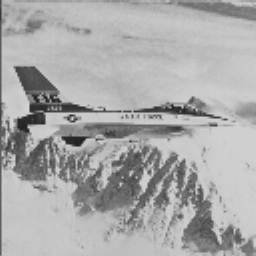
%> input picture lab3/jet.bmp, 256 x 256 px
$ octave zad1.m   (GNU Octave 9; MATLAB toolbox functions it lacks are replaced by stand-ins)
%> lines starting %> are read from the running program, lines starting %| are printed output that depends on the picture
### lab3/LUT.m
function LUT(obraz,przekodowanie)
    subplot(2,2,1:2);
    plot(przekodowanie)
    xlim
    ylim

    subplot(2,2,3);
    imshow(obraz)

    subplot(2,2,4);
    imshow(intlut(obraz, przekodowanie));
end

### lab3/zad1.m
clearvars;
close all;
clc;

load funkcjeLUT;

image = imread('jet.bmp');
%> image is the input picture: size 256x256 uint8; min 32, max 213, mean 169.3

figure('Name','kwadratowa');
LUT(image, kwadratowa);

figure('Name','log');
LUT(image, log);
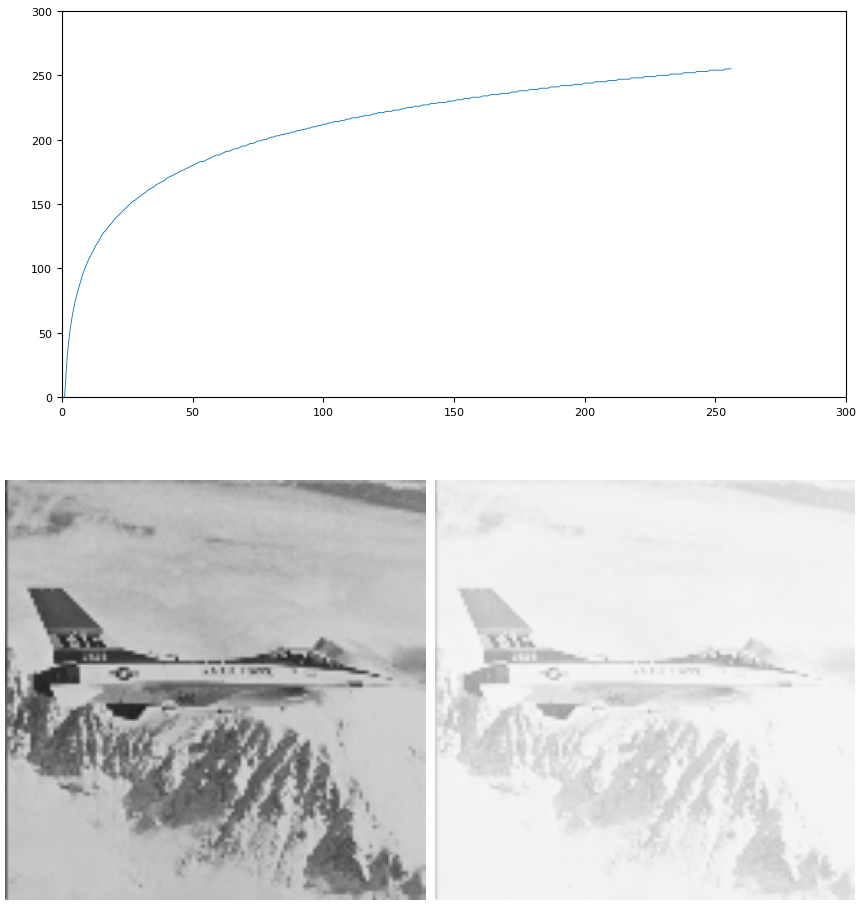
%> figure redrawn from the program's plot data, 3 panels

figure('Name','odwlog');
LUT(image, odwlog);

figure('Name','odwrotna');
LUT(image, odwrotna);
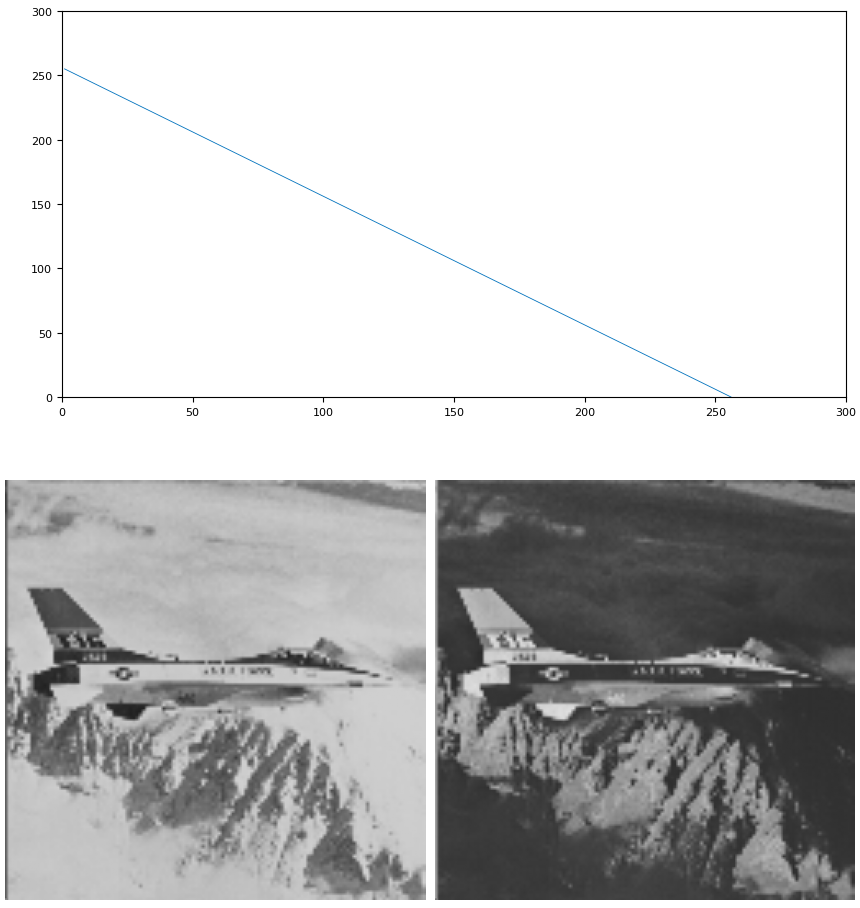
%> figure redrawn from the program's plot data, 3 panels

figure('Name','pierwiastkowa');
LUT(image, pierwiastkowa);
%> in LUT (call 5), `imshow(intlut(obraz, przekodowanie));`:
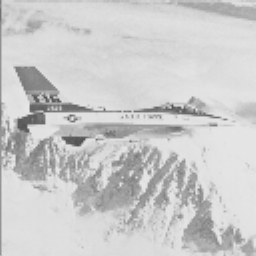
%> displayed picture: size 256x256, on the screen's scale of 0 to 255; min 81, max 232, mean 203.1
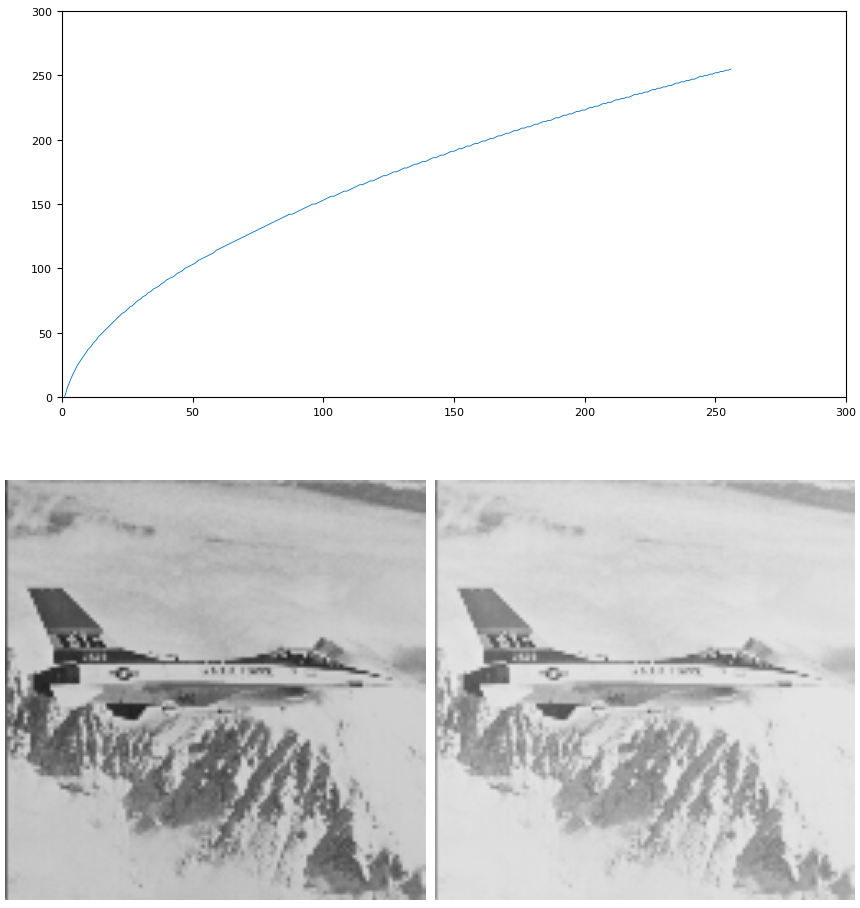
%> figure redrawn from the program's plot data, 3 panels

figure('Name','pila');
LUT(image, pila);
%> in LUT (call 6), `imshow(intlut(obraz, przekodowanie));`:
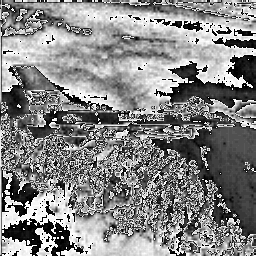
%> displayed picture: size 256x256, on the screen's scale of 0 to 255; min 0, max 255, mean 133.6
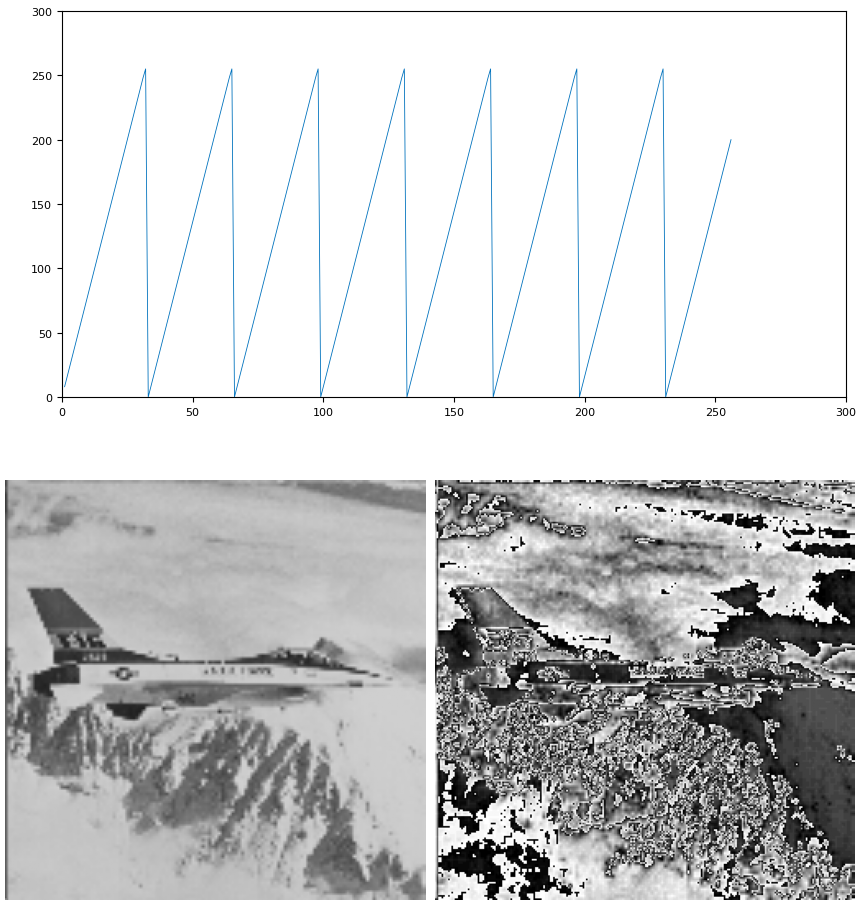
%> figure redrawn from the program's plot data, 3 panels

figure('Name','wykladnicza');
LUT(image, wykladnicza);
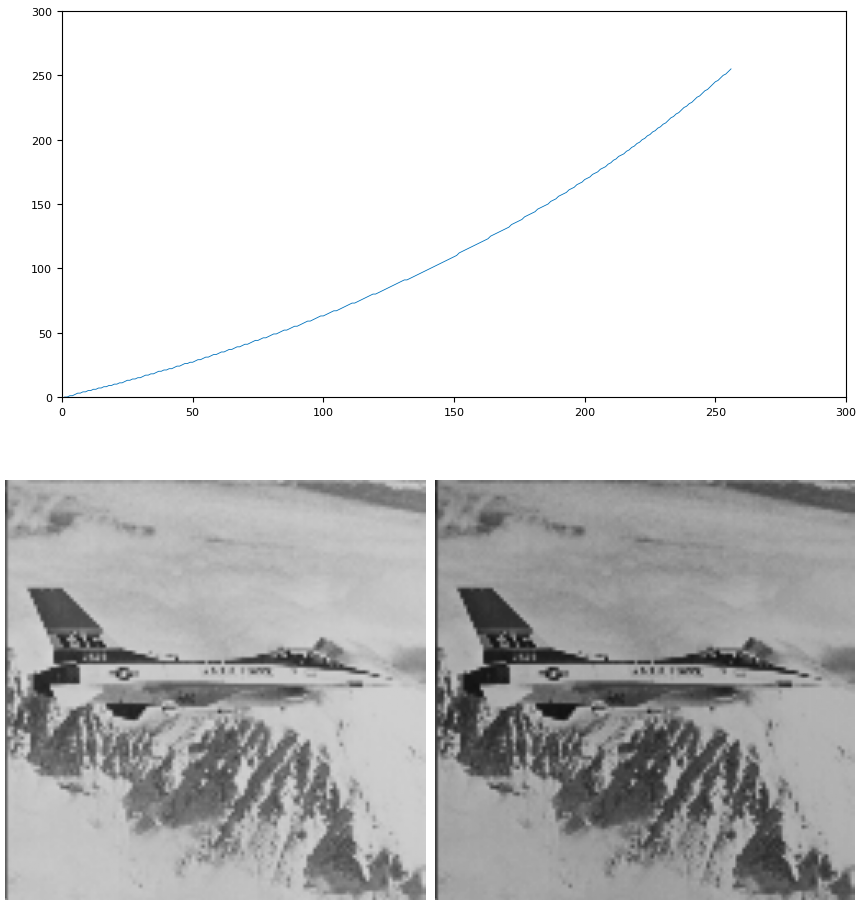
%> figure redrawn from the program's plot data, 3 panels
